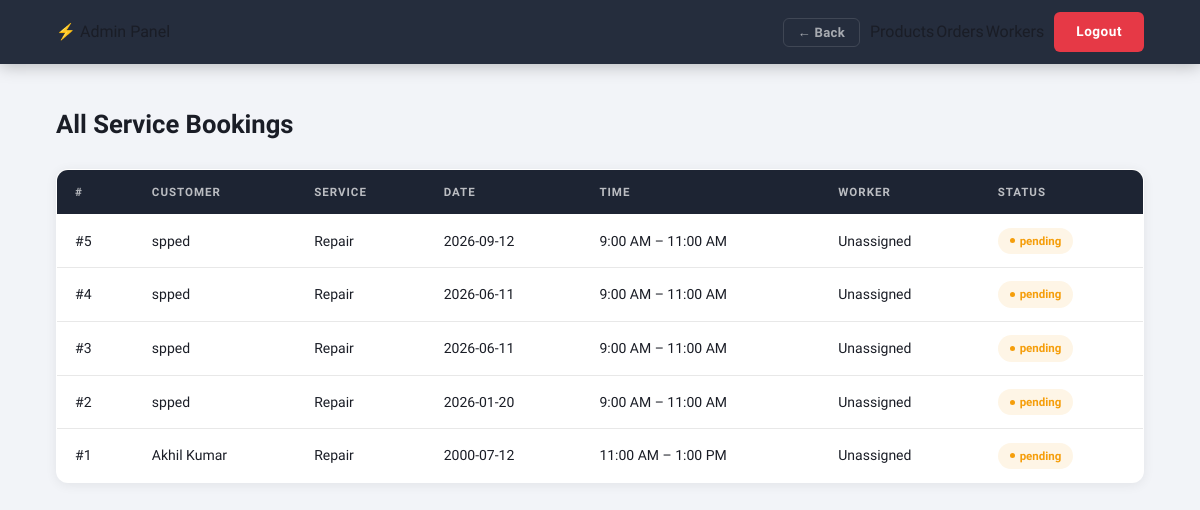
Screenshot of /admin/bookings (signed in) with the database file from the repository.
### tables this page shows
CREATE TABLE bookings (
            id INTEGER PRIMARY KEY AUTOINCREMENT,
            user_id INTEGER NOT NULL,
            worker_id INTEGER,
            service_category_id INTEGER NOT NULL,
            description TEXT,
            date TEXT NOT NULL,
            time_slot TEXT NOT NULL,
            status TEXT DEFAULT 'pending',
            address TEXT,
            created_at TIMESTAMP DEFAULT CURRENT_TIMESTAMP,
            FOREIGN KEY (user_id) REFERENCES users(id),
            FOREIGN KEY (worker_id) REFERENCES workers(id),
            FOREIGN KEY (service_category_id) REFERENCES service_categories(id)
        );

CREATE TABLE users (
            id INTEGER PRIMARY KEY AUTOINCREMENT,
            name TEXT NOT NULL,
            email TEXT UNIQUE NOT NULL,
            password TEXT NOT NULL,
            phone TEXT,
            address TEXT,
            role TEXT DEFAULT 'user',
            created_at TIMESTAMP DEFAULT CURRENT_TIMESTAMP
        );

CREATE TABLE service_categories (
            id INTEGER PRIMARY KEY AUTOINCREMENT,
            name TEXT NOT NULL,
            icon TEXT,
            description TEXT
        );

### app.py (the view)
@app.route('/admin/bookings')
def admin_bookings():
    if not admin_required():
        return redirect(url_for('login'))
    db = get_db()
    bookings = db.execute('''
        SELECT b.*, sc.name as service_name, u.name as user_name, w.name as worker_name
        FROM bookings b
        JOIN service_categories sc ON b.service_category_id=sc.id
        JOIN users u ON b.user_id=u.id
        LEFT JOIN workers w ON b.worker_id=w.id
        ORDER BY b.created_at DESC
    ''').fetchall()
    db.close()
    return render_template('admin/bookings.html', bookings=bookings)

### app.py (called while the page is built)
def admin_required():
    return 'user_id' in session and session.get('user_role') == 'admin'

### database.py (called while the page is built)
def get_db():
    conn = sqlite3.connect('circuitron.db')
    conn.row_factory = sqlite3.Row
    return conn

### templates/admin/bookings.html (shortened to what this page needs)
{% extends 'base.html' %}
{% block content %}
<nav class="navbar navbar-admin">
    <a class="nav-brand" href="{{ url_for('admin_dashboard') }}">⚡ Admin Panel</a>
    <div class="nav-links">
        <a href="{{ url_for('admin_products') }}">Products</a>
        <a href="{{ url_for('admin_orders') }}">Orders</a>
        <a href="{{ url_for('admin_workers') }}">Workers</a>
        <a href="{{ url_for('logout') }}" class="btn-nav">Logout</a>
    </div>
</nav>
<div class="list-container">
    <h2>All Service Bookings</h2>
    <table class="data-table">
        <thead><tr><th>#</th><th>Customer</th><th>Service</th><th>Date</th><th>Time</th><th>Worker</th><th>Status</th></tr></thead>
        <tbody>
        {% for b in bookings %}
        <tr>
            <td>#{{ b.id }}</td>
            <td>{{ b.user_name }}</td>
            <td>{{ b.service_name }}</td>
            <td>{{ b.date }}</td>
            <td>{{ b.time_slot }}</td>
            <td>{{ b.worker_name or 'Unassigned' }}</td>
            <td><span class="status-badge status-{{ b.status }}">{{ b.status }}</span></td>
        </tr>
        {% endfor %}
        </tbody>
    </table>
</div>
{% endblock %}

### static/style.css (style rules this page uses)
:root { --red: #e63946; --red-dark: #c1121f; --navy: #1d2433; --navy-2: #252d3d; --bg: #f2f4f8; --bg-2: #ffffff; --bg-3: #eaecf2; --bg-4: #dde0e8; --border: rgba(0,0,0,0.09); --border-h: rgba(230,57,70,0.35); --text: #1a1d26; --text-2: #3d4252; --muted: #8892a4; --muted-2: #6b7585; --success: #10b981; --danger: #ef4444; --warning: #f59e0b; --info: #3b82f6; --r: 12px; --r-sm: 8px; --r-xs: 6px; --shadow: 0 2px 12px rgba(0,0,0,0.07); --shadow-md: 0 6px 24px rgba(0,0,0,0.1); --shadow-xl: 0 16px 48px rgba(0,0,0,0.13); --t: all 0.25s cubic-bezier(0.4,0,0.2,1); }
*, *::before, *::after { margin:0; padding:0; box-sizing:border-box; }
html { scroll-behavior:smooth; }
body { font-family:'Exo 2',sans-serif; background:var(--bg); color:var(--text); line-height:1.6; overflow-x:hidden; }
a { text-decoration:none; color:inherit; }
.navbar { position:sticky; top:0; z-index:1000; display:flex; align-items:center; justify-content:space-between; padding:0 56px; height:64px; background:var(--navy); box-shadow:0 2px 16px rgba(0,0,0,0.25); }
.nav-brand { display:flex; flex-direction:column; gap:1px; }
.nav-links { display:flex; align-items:center; gap:2px; }
.btn-nav { background:var(--red); color:white; font-weight:700; font-size:0.85rem; padding:9px 22px; border-radius:var(--r-xs); transition:var(--t); margin-left:8px; font-family:'Rajdhani',sans-serif; letter-spacing:0.5px; }
.navbar-admin { background:var(--navy-2); }
.list-container { max-width:1280px; margin:0 auto; padding:40px 56px; }
.list-container > h2 { font-family:'Rajdhani',sans-serif; font-size:1.6rem; font-weight:700; color:var(--text); margin-bottom:24px; }
.data-table { width:100%; border-collapse:collapse; background:var(--bg-2); border:1px solid var(--border); border-radius:var(--r); overflow:hidden; box-shadow:var(--shadow); }
.data-table th { background:var(--navy); color:rgba(255,255,255,0.7); padding:13px 18px; text-align:left; font-size:0.72rem; font-weight:700; letter-spacing:1px; text-transform:uppercase; }
.data-table td { padding:13px 18px; border-bottom:1px solid var(--border); font-size:0.875rem; color:var(--text); }
.data-table tr:last-child td { border-bottom:none; }
.status-badge { display:inline-flex; align-items:center; gap:5px; padding:4px 12px; border-radius:50px; font-size:0.72rem; font-weight:700; }
.status-badge::before { content:''; width:5px; height:5px; border-radius:50%; background:currentColor; flex-shrink:0; }
.status-pending { background:rgba(245,158,11,0.1); color:var(--warning); }

### rows the page displays
bookings: id "5", user_name "spped", service_name "Repair", date "2026-09-12", time_slot "9:00 AM – 11:00 AM", worker_name "Unassigned", status "pending"
bookings: id "4", user_name "spped", service_name "Repair", date "2026-06-11", time_slot "9:00 AM – 11:00 AM", worker_name "Unassigned", status "pending"
bookings: id "3", user_name "spped", service_name "Repair", date "2026-06-11", time_slot "9:00 AM – 11:00 AM", worker_name "Unassigned", status "pending"
bookings: id "2", user_name "spped", service_name "Repair", date "2026-01-20", time_slot "9:00 AM – 11:00 AM", worker_name "Unassigned", status "pending"
bookings: id "1", user_name "Akhil Kumar", service_name "Repair", date "2000-07-12", time_slot "11:00 AM – 1:00 PM", worker_name "Unassigned", status "pending"
